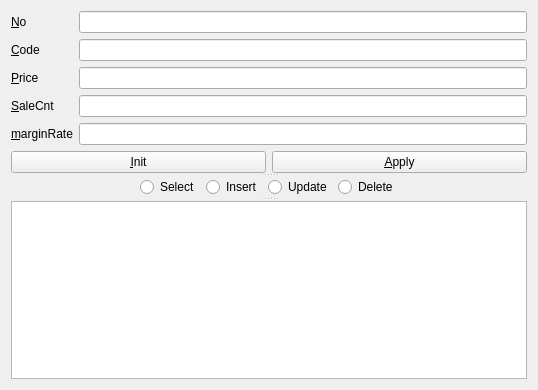
<?xml version="1.0" encoding="UTF-8"?>
<ui version="4.0">
 <class>Form</class>
 <widget class="QWidget" name="Form">
  <property name="geometry">
   <rect>
    <x>0</x>
    <y>0</y>
    <width>538</width>
    <height>390</height>
   </rect>
  </property>
  <property name="windowTitle">
   <string>Form</string>
  </property>
  <layout class="QGridLayout" name="gridLayout">
   <item row="0" column="0">
    <widget class="QSplitter" name="splitter_2">
     <property name="orientation">
      <enum>Qt::Vertical</enum>
     </property>
     <widget class="QWidget" name="layoutWidget_2">
      <layout class="QVBoxLayout" name="verticalLayout_3">
       <item>
        <layout class="QGridLayout" name="gridLayout_4">
         <item row="3" column="1">
          <widget class="QLineEdit" name="le_salecnt"/>
         </item>
         <item row="2" column="0">
          <widget class="QLabel" name="label_7">
           <property name="text">
            <string>&amp;Price</string>
           </property>
           <property name="buddy">
            <cstring>le_price</cstring>
           </property>
          </widget>
         </item>
         <item row="2" column="1">
          <widget class="QLineEdit" name="le_price"/>
         </item>
         <item row="4" column="1">
          <widget class="QLineEdit" name="le_marginrate"/>
         </item>
         <item row="1" column="0">
          <widget class="QLabel" name="label_4">
           <property name="text">
            <string>&amp;Code</string>
           </property>
           <property name="buddy">
            <cstring>le_code</cstring>
           </property>
          </widget>
         </item>
         <item row="1" column="1">
          <widget class="QLineEdit" name="le_code"/>
         </item>
         <item row="0" column="0">
          <widget class="QLabel" name="label_3">
           <property name="text">
            <string>&amp;No</string>
           </property>
           <property name="buddy">
            <cstring>le_no</cstring>
           </property>
          </widget>
         </item>
         <item row="0" column="1">
          <widget class="QLineEdit" name="le_no"/>
         </item>
         <item row="3" column="0">
          <widget class="QLabel" name="label_8">
           <property name="text">
            <string>&amp;SaleCnt</string>
           </property>
           <property name="buddy">
            <cstring>le_salecnt</cstring>
           </property>
          </widget>
         </item>
         <item row="4" column="0">
          <widget class="QLabel" name="label_9">
           <property name="text">
            <string>&amp;marginRate</string>
           </property>
           <property name="buddy">
            <cstring>le_marginrate</cstring>
           </property>
          </widget>
         </item>
        </layout>
       </item>
       <item>
        <layout class="QHBoxLayout" name="horizontalLayout_2">
         <item>
          <widget class="QPushButton" name="btn_init">
           <property name="minimumSize">
            <size>
             <width>0</width>
             <height>0</height>
            </size>
           </property>
           <property name="text">
            <string>&amp;Init</string>
           </property>
          </widget>
         </item>
         <item>
          <widget class="QPushButton" name="btn_apply">
           <property name="minimumSize">
            <size>
             <width>0</width>
             <height>0</height>
            </size>
           </property>
           <property name="text">
            <string>&amp;Apply</string>
           </property>
          </widget>
         </item>
        </layout>
       </item>
      </layout>
     </widget>
     <widget class="QWidget" name="layoutWidget_3">
      <layout class="QHBoxLayout" name="horizontalLayout_4">
       <item>
        <spacer name="horizontalSpacer_3">
         <property name="orientation">
          <enum>Qt::Horizontal</enum>
         </property>
         <property name="sizeHint" stdset="0">
          <size>
           <width>108</width>
           <height>20</height>
          </size>
         </property>
        </spacer>
       </item>
       <item>
        <widget class="QRadioButton" name="rb_select">
         <property name="text">
          <string>Select</string>
         </property>
        </widget>
       </item>
       <item>
        <widget class="QRadioButton" name="rb_insert">
         <property name="text">
          <string>Insert</string>
         </property>
        </widget>
       </item>
       <item>
        <widget class="QRadioButton" name="rb_update">
         <property name="text">
          <string>Update</string>
         </property>
        </widget>
       </item>
       <item>
        <widget class="QRadioButton" name="rb_delete">
         <property name="text">
          <string>Delete</string>
         </property>
        </widget>
       </item>
       <item>
        <spacer name="horizontalSpacer_4">
         <property name="orientation">
          <enum>Qt::Horizontal</enum>
         </property>
         <property name="sizeHint" stdset="0">
          <size>
           <width>108</width>
           <height>20</height>
          </size>
         </property>
        </spacer>
       </item>
      </layout>
     </widget>
     <widget class="QTableWidget" name="tbl_widget">
      <property name="columnCount">
       <number>0</number>
      </property>
     </widget>
    </widget>
   </item>
  </layout>
 </widget>
 <resources/>
 <connections/>
</ui>
